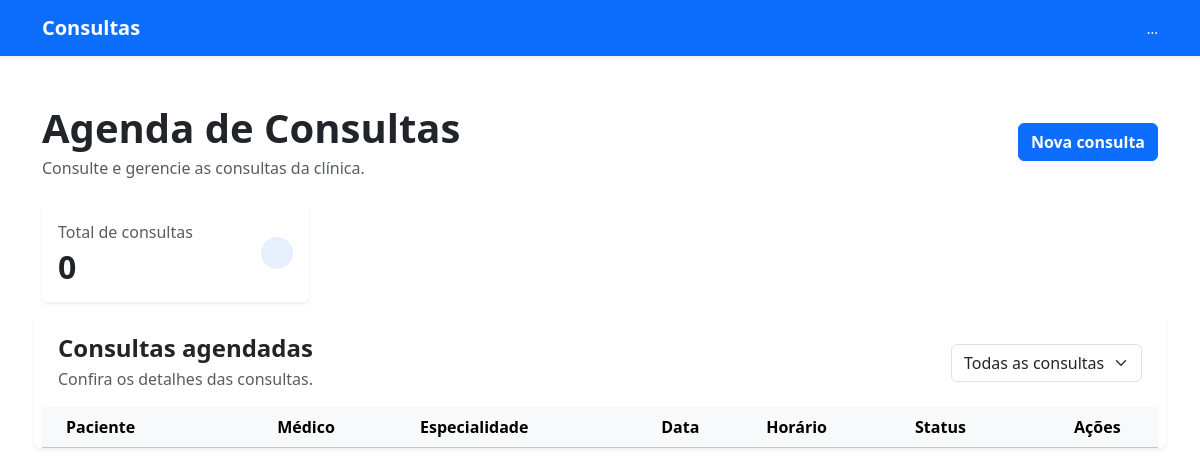
The app's page /, older data.
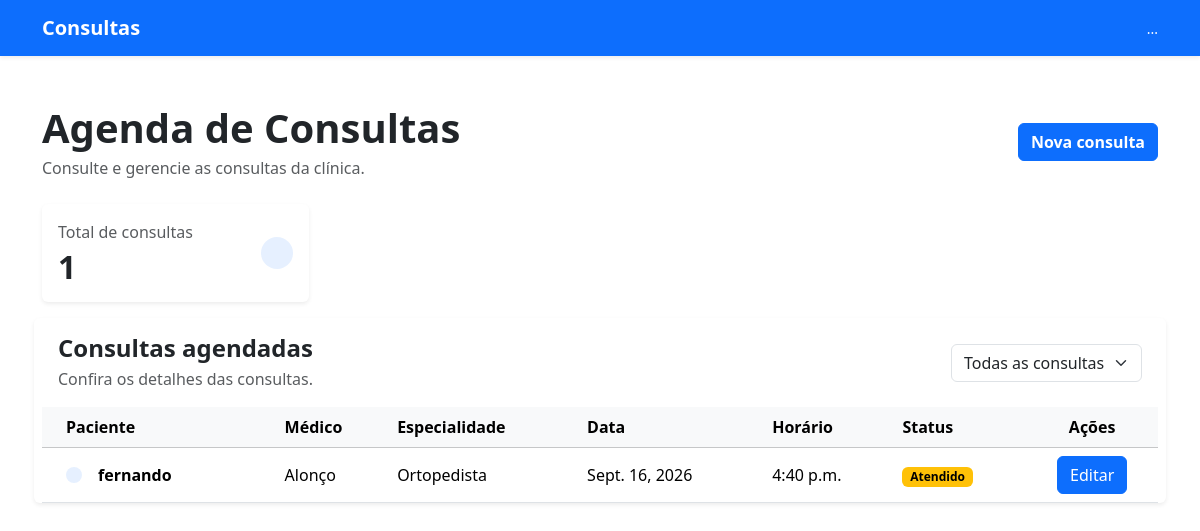
The same page, newer data.
### consultas/models.py (models this page shows, shortened)
class Consulta(models.Model):
    paciente = models.CharField(max_length=100)
    medico = models.CharField(max_length=100)
    especialidade = models.CharField(max_length=100)
    data = models.DateField()
    horario = models.TimeField()
    status = models.CharField(max_length=20)

### consultas/views.py (the view)
# urls.py: path('', views.home_consultas, name='home_consulta'),
def home_consultas(request):
    quantidade_consultas = Consulta.objects.count()
    consultas = Consulta.objects.all()
    return render(request, 'pages/home_consultas.html', {'quantidade_consultas': quantidade_consultas, 'consultas': consultas})

### consultas/templates/pages/home_consultas.html (shortened to what the changed rows need)
{% extends 'pages/base.html' %}
{% load static %}
{% block content %}
<main class="container py-5">
    <div class="d-flex flex-column flex-md-row justify-content-between align-items-md-center mb-4">
        <div>
            <h1 class="fw-bold mb-1">Agenda de Consultas</h1>
        </div>
    </div>
    <div class="row g-3 mb-4">
        <div class="col-12 col-sm-6 col-lg-3">
            <div class="card border-0 shadow-sm h-100">
                <div class="card-body">
                    <div class="d-flex justify-content-between align-items-center">
                        <div>
                            <p class="text-muted mb-1">
                                Total de consultas
                            </p>
                            <h2 class="fw-bold mb-0">
                                {{ quantidade_consultas }}
                            </h2>
                        </div>
                    </div>
                </div>
            </div>
        </div>
    <div class="card border-0 shadow-sm">
        <div class="card-body p-0">
            <div class="table-responsive">
                <table class="table table-hover align-middle mb-0">
                    <thead class="table-light">
                        <tr>
                            <th class="px-4">Paciente</th>
                            <th>Médico</th>
                            <th>Especialidade</th>
                            <th>Data</th>
                            <th>Horário</th>
                            <th>Status</th>
                            <th class="text-center">Ações</th>
                        </tr>
                    </thead>
                    <tbody>
                        {% for consulta in consultas %}
                            <tr>
                                <td class="px-4">
                                    <div class="d-flex align-items-center">
                                        <div class="bg-primary bg-opacity-10 rounded-circle p-2 me-3">
                                        </div>
                                        <div>
                                            <strong>{{ consulta.paciente }}</strong>
                                        </div>
                                    </div>
                                </td>
                                <td>
                                    {{ consulta.medico }}
                                </td>
                                <td>
                                    {{ consulta.especialidade }}
                                </td>
                                <td>
                                    {{ consulta.data }}
                                </td>
                                <td>
                                    {{ consulta.horario }}
                                </td>
                                <td>
                                    <span class="badge text-bg-warning">
                                        {{ consulta.status }}
                                    </span>
                                </td>
                                <td class="text-center">
                                   <a href="{% url 'editar' consulta.id %}" class="btn btn-primary">Editar</a>
                                </td>
                            </tr>
                        {% endfor %}
                    </tbody>
                </table>
            </div>
        </div>
    </div>
</main>
{% endblock %}

Row changes from the older to the newer data that the page shows:
added Consulta: paciente "fernando", medico "Alonço", especialidade "Ortopedista", data "Sept. 16, 2026", horario "4:40 p.m.", status "Atendido"
Text that changed along with them:
{{ quantidade_consultas }}: "0" → "1"
